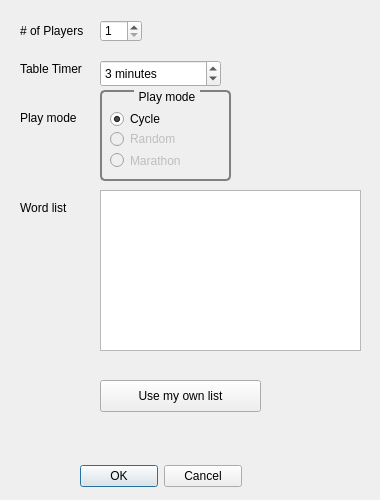
<ui version="4.0" >
 <class>tableCreateForm</class>
 <widget class="QDialog" name="tableCreateForm" >
  <property name="geometry" >
   <rect>
    <x>0</x>
    <y>0</y>
    <width>380</width>
    <height>500</height>
   </rect>
  </property>
  <property name="minimumSize" >
   <size>
    <width>380</width>
    <height>500</height>
   </size>
  </property>
  <property name="maximumSize" >
   <size>
    <width>380</width>
    <height>500</height>
   </size>
  </property>
  <property name="windowTitle" >
   <string>Create Table</string>
  </property>
  <property name="accessibleDescription" >
   <string/>
  </property>
  <property name="styleSheet" >
   <string notr="true" >QDialog {
    
     background-color: qlineargradient(x1: 0, y1: 0, x2: 0, y2: 1,
                                       stop: 0 #FFOECE, stop: 1 #FFFFFF);
 }</string>
  </property>
  <widget class="QLabel" name="label_2" >
   <property name="geometry" >
    <rect>
     <x>20</x>
     <y>110</y>
     <width>91</width>
     <height>16</height>
    </rect>
   </property>
   <property name="text" >
    <string>Play mode</string>
   </property>
  </widget>
  <widget class="QSpinBox" name="playersSpinBox" >
   <property name="geometry" >
    <rect>
     <x>100</x>
     <y>20</y>
     <width>42</width>
     <height>22</height>
    </rect>
   </property>
   <property name="minimum" >
    <number>1</number>
   </property>
   <property name="maximum" >
    <number>8</number>
   </property>
  </widget>
  <widget class="QLabel" name="label" >
   <property name="geometry" >
    <rect>
     <x>20</x>
     <y>20</y>
     <width>91</width>
     <height>21</height>
    </rect>
   </property>
   <property name="text" >
    <string># of Players</string>
   </property>
  </widget>
  <widget class="QLabel" name="label_3" >
   <property name="geometry" >
    <rect>
     <x>20</x>
     <y>60</y>
     <width>91</width>
     <height>17</height>
    </rect>
   </property>
   <property name="text" >
    <string>Table Timer</string>
   </property>
  </widget>
  <widget class="QLabel" name="label_4" >
   <property name="geometry" >
    <rect>
     <x>20</x>
     <y>200</y>
     <width>91</width>
     <height>16</height>
    </rect>
   </property>
   <property name="text" >
    <string>Word list</string>
   </property>
  </widget>
  <widget class="QDialogButtonBox" name="buttonBox" >
   <property name="geometry" >
    <rect>
     <x>80</x>
     <y>460</y>
     <width>162</width>
     <height>32</height>
    </rect>
   </property>
   <property name="orientation" >
    <enum>Qt::Horizontal</enum>
   </property>
   <property name="standardButtons" >
    <set>QDialogButtonBox::Cancel|QDialogButtonBox::Ok</set>
   </property>
  </widget>
  <widget class="QSpinBox" name="timerSpinBox" >
   <property name="geometry" >
    <rect>
     <x>100</x>
     <y>60</y>
     <width>121</width>
     <height>27</height>
    </rect>
   </property>
   <property name="styleSheet" >
    <string notr="true" />
   </property>
   <property name="specialValueText" >
    <string/>
   </property>
   <property name="suffix" >
    <string> minutes</string>
   </property>
   <property name="minimum" >
    <number>1</number>
   </property>
   <property name="maximum" >
    <number>60</number>
   </property>
   <property name="value" >
    <number>3</number>
   </property>
  </widget>
  <widget class="QGroupBox" name="groupBox" >
   <property name="geometry" >
    <rect>
     <x>100</x>
     <y>90</y>
     <width>131</width>
     <height>91</height>
    </rect>
   </property>
   <property name="styleSheet" >
    <string notr="true" > QGroupBox {
     background-color: qlineargradient(x1: 0, y1: 0, x2: 0, y2: 1,
                                       stop: 0 #E0E0E0, stop: 1 #FFFFFF);
     border: 2px solid gray;
     border-radius: 5px;
     margin-top: 1ex; /* leave space at the top for the title */
 }

 QGroupBox::title {
     subcontrol-origin: margin;
     subcontrol-position: top center; /* position at the top center */
     padding: 0 3px;
     background-color: qlineargradient(x1: 0, y1: 0, x2: 0, y2: 1,
                                       stop: 0 #FFOECE, stop: 1 #FFFFFF);
 }</string>
   </property>
   <property name="title" >
    <string>Play mode</string>
   </property>
   <widget class="QRadioButton" name="cycleRbo" >
    <property name="geometry" >
     <rect>
      <x>10</x>
      <y>20</y>
      <width>83</width>
      <height>18</height>
     </rect>
    </property>
    <property name="text" >
     <string>Cycle</string>
    </property>
    <property name="checked" >
     <bool>true</bool>
    </property>
   </widget>
   <widget class="QRadioButton" name="randomRbo" >
    <property name="enabled" >
     <bool>false</bool>
    </property>
    <property name="geometry" >
     <rect>
      <x>10</x>
      <y>40</y>
      <width>83</width>
      <height>18</height>
     </rect>
    </property>
    <property name="text" >
     <string>Random</string>
    </property>
   </widget>
   <widget class="QRadioButton" name="endlessRbo" >
    <property name="enabled" >
     <bool>false</bool>
    </property>
    <property name="geometry" >
     <rect>
      <x>10</x>
      <y>60</y>
      <width>101</width>
      <height>21</height>
     </rect>
    </property>
    <property name="text" >
     <string>Marathon</string>
    </property>
    <property name="checkable" >
     <bool>true</bool>
    </property>
   </widget>
  </widget>
  <widget class="QListWidget" name="listWidgetTopLevelList" >
   <property name="geometry" >
    <rect>
     <x>100</x>
     <y>190</y>
     <width>261</width>
     <height>161</height>
    </rect>
   </property>
  </widget>
  <widget class="QPushButton" name="pushButton" >
   <property name="geometry" >
    <rect>
     <x>100</x>
     <y>380</y>
     <width>161</width>
     <height>32</height>
    </rect>
   </property>
   <property name="text" >
    <string>Use my own list</string>
   </property>
  </widget>
 </widget>
 <resources/>
 <connections>
  <connection>
   <sender>buttonBox</sender>
   <signal>accepted()</signal>
   <receiver>tableCreateForm</receiver>
   <slot>accept()</slot>
   <hints>
    <hint type="sourcelabel" >
     <x>308</x>
     <y>404</y>
    </hint>
    <hint type="destinationlabel" >
     <x>96</x>
     <y>380</y>
    </hint>
   </hints>
  </connection>
  <connection>
   <sender>buttonBox</sender>
   <signal>rejected()</signal>
   <receiver>tableCreateForm</receiver>
   <slot>reject()</slot>
   <hints>
    <hint type="sourcelabel" >
     <x>376</x>
     <y>410</y>
    </hint>
    <hint type="destinationlabel" >
     <x>375</x>
     <y>375</y>
    </hint>
   </hints>
  </connection>
 </connections>
</ui>
